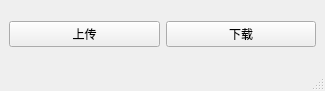
<?xml version="1.0" encoding="UTF-8"?>
<ui version="4.0">
 <class>topWidget</class>
 <widget class="QMainWindow" name="topWidget">
  <property name="geometry">
   <rect>
    <x>0</x>
    <y>0</y>
    <width>325</width>
    <height>91</height>
   </rect>
  </property>
  <property name="windowTitle">
   <string>MainWindow</string>
  </property>
  <widget class="QWidget" name="centralwidget">
   <layout class="QHBoxLayout" name="horizontalLayout">
    <item>
     <widget class="QPushButton" name="pushButton_2">
      <property name="text">
       <string>上传</string>
      </property>
     </widget>
    </item>
    <item>
     <widget class="QPushButton" name="pushButton">
      <property name="text">
       <string>下载</string>
      </property>
     </widget>
    </item>
   </layout>
  </widget>
  <widget class="QMenuBar" name="menubar">
   <property name="geometry">
    <rect>
     <x>0</x>
     <y>0</y>
     <width>325</width>
     <height>17</height>
    </rect>
   </property>
  </widget>
  <widget class="QStatusBar" name="statusbar"/>
 </widget>
 <resources/>
 <connections/>
</ui>
